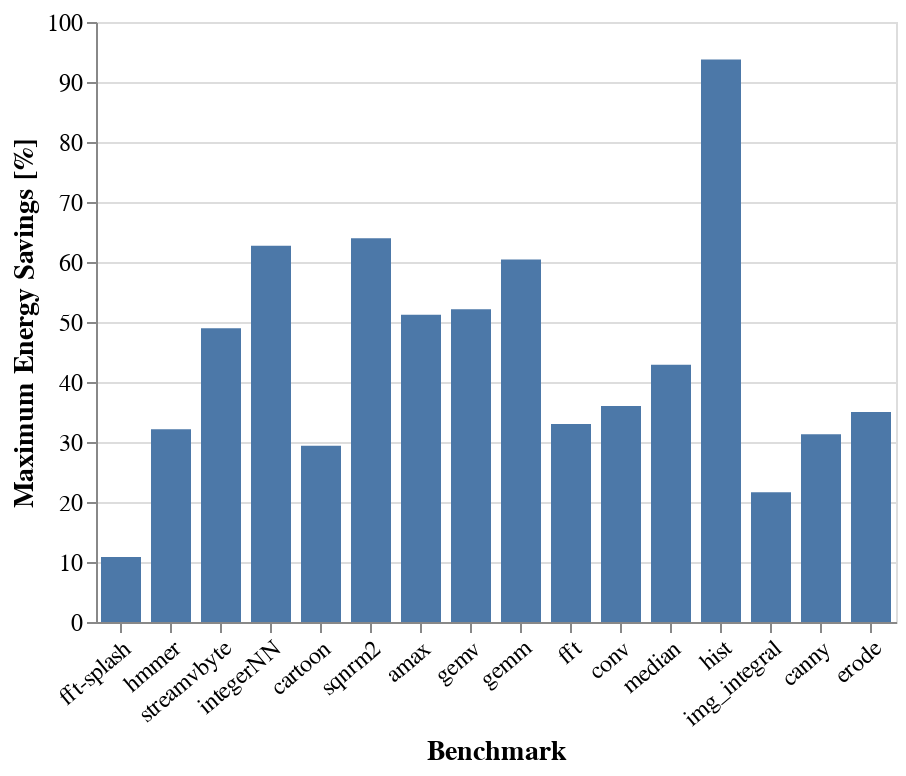

Here is the notebook cell this chart was saved with:
### Code cell
fig_width

### Figure 1 — Vega-Lite specification as saved in the notebook (floating-point values rounded to 4 significant figures)
{"config": {"view": {"continuousWidth": 400, "continuousHeight": 300}, "axis": {"labelFontSize": 12, "titleFontSize": 14}}, "data": {"name": "data-80c165854b716ed7bfa239c7d783edf7"}, "mark": {"type": "bar", "size": 20}, "encoding": {"x": {"type": "nominal", "axis": {"labelAngle": -40}, "field": "Benchmark", "sort": ["freqmine", "swaptions", "swaptions-parvec", "streamcluster-parvec", "barnes", "raytrace", "fft-splash", "libquantum", "hmmer", "streamvbyte", "integerNN", "cartoon", "ger", "sqnrm2", "amax", "gemv", "gemm", "fft", "conv", "median", "hist", "img_integral", "canny", "erode"]}, "y": {"type": "quantitative", "field": "Width Saved", "scale": {"domain": [0, 100]}, "title": "Maximum Energy Savings [%]"}}, "width": {"step": 25}, "$schema": "https://vega.github.io/schema/vega-lite/v4.0.0.json", "datasets": {"data-80c165854b716ed7bfa239c7d783edf7": [{"Benchmark": "amax", "Width Saved": 51.19}, {"Benchmark": "canny", "Width Saved": 31.31}, {"Benchmark": "cartoon", "Width Saved": 29.39}, {"Benchmark": "conv", "Width Saved": 35.98}, {"Benchmark": "erode", "Width Saved": 34.98}, {"Benchmark": "fft", "Width Saved": 33.0}, {"Benchmark": "fft-splash", "Width Saved": 10.85}, {"Benchmark": "gemm", "Width Saved": 60.41}, {"Benchmark": "gemv", "Width Saved": 52.13}, {"Benchmark": "hist", "Width Saved": 93.75}, {"Benchmark": "hmmer", "Width Saved": 32.12}, {"Benchmark": "img_integral", "Width Saved": 21.63}, {"Benchmark": "integerNN", "Width Saved": 62.72}, {"Benchmark": "median", "Width Saved": 42.86}, {"Benchmark": "sqnrm2", "Width Saved": 63.96}, {"Benchmark": "streamvbyte", "Width Saved": 48.96}]}}
